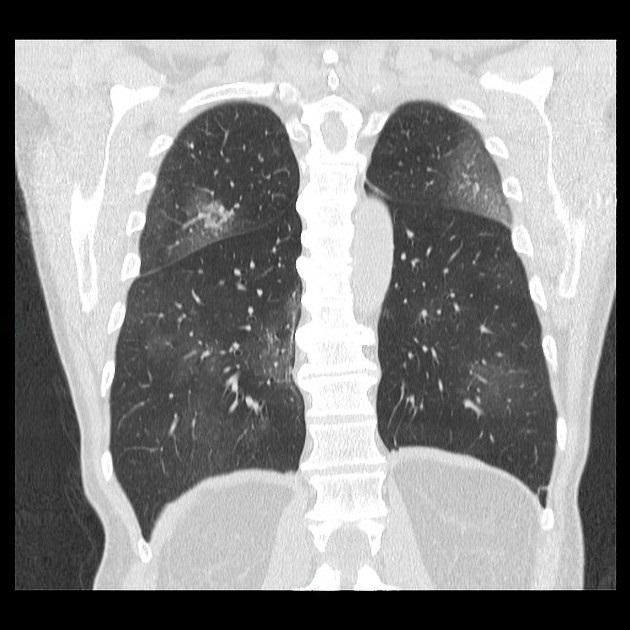
%> input picture Patient008.jpg, 630 x 630 px
$ octave --eval "main;"   (GNU Octave 9; MATLAB toolbox functions it lacks are replaced by stand-ins)
%> lines starting %> are read from the running program, lines starting %| are printed output that depends on the picture; in (x1, y1, x2, y2) boxes, pixels count from 0 and x2, y2 are one past the last pixel; in counts of white or black regions, pixels touching at a corner belong together; the program's own positions count from 1
### trimborder.m
function[outImage] = trimborder (I)
% I = imread('Patient008.jpg');
% I = rgb2gray(I);

Isize = size(I);

threshold = graythresh(I);
IBinary = imbinarize(I, threshold);

% imshow(I)

k = 1;

%this is a very C-style loop, however the properly vectorized method
%escaped me
while IBinary(k, :) == IBinary(k+1,:)
    k = k+1;
end

outImage = I((k+1:Isize(1)), :);        %why does this output to command window???

% imshow(outImage)

end

### createmask.m
function[mask] = createmask(I)

% I = imread('Patient008.jpg');
% I = rgb2gray(I);

I=medfilt2(I);

threshold = graythresh(I);
IBinary = imbinarize(I, threshold);

%imshow(IBinary)

ISmooth = medfilt2(IBinary);        %Using a median filter to smooth the binary image

%imshow(ISmooth)

[~, threshold] = edge(ISmooth, 'sobel');
fudgefactor = 0.2;    %the closer to 1, the fewer lines appear.  The closer to 0, the more
BinaryEdge = edge(ISmooth, 'sobel', threshold * fudgefactor);
% imshow(BinaryEdge)

structure90 = strel('line', 2, 90);     %structure('type', thickness, angle)
structure00 = strel('line', 2, 0);      %structure('type', thickness, angle)

MaskDilate = imdilate(BinaryEdge, [structure90, structure00]);      %dilate using the line structures as guides
% imshow(MaskDilate)

Isize = size(MaskDilate);
TotalSize = Isize(1) * Isize(2);
opened = bwareaopen(MaskDilate, floor(TotalSize/200));      %opening the area, removing any shapes with fewer than size/200 pixels
% imshow(opened)

EdgeFill = imfill(opened, 'holes');       %fill in the holes  in the image
% imshow(EdgeFill)

ClearedEdge = imclearborder(EdgeFill);      %remove any shapes touching the edges of the image.  The lung should be centered so this should never remove the lungs
% imshow(ClearedEdge)

mask = uint8(ClearedEdge);

end

### Lungfilter.m
function[mask,lungonly, blacklesslung,BlackMask, whitelesslung,swellings,binaryswell] = Lungfilter(I)

% I = imread('Patient003.jpg');
% I = rgb2gray(I);

I = trimborder(I);
% imshow(I)

mask = createmask(I);

lungonly = I;
lungonly = I .* mask;
% imshow(lungonly)

histmask = histfilt(lungonly);
% imshow(mat2gray(histmask))

blacklesslung = lungonly .* histmask;
% imshow(blacklesslung)

% smoothblacklung = medfilt2(blacklesslung);

threshold = graythresh(I);
binarylung = imbinarize(blacklesslung,threshold);
% imshowpair(binarylung, blacklesslung, 'montage')
% imshow(binarylung)

structure90 = strel('line', 2, 90);     %structure('type', thickness, angle)
structure00 = strel('line', 2, 0);      %structure('type', thickness, angle)

BlackMask = imdilate(binarylung, [structure90, structure00]);      %dilate using the line structures as guides
% imshow(BlackMask)

whitelesslung = blacklesslung;
whitelesslung = blacklesslung .* uint8(imcomplement(BlackMask));        %use the complement to expressly remove the blood vessels
% imshow(whitelesslung)

% whitesharp = imsharpen(whitelesslung);
% imshowpair(whitelesslung, whitesharp, 'montage')

diamond = strel('diamond', 1);
eroded = imerode(whitelesslung, diamond);
eroded2 = imerode(eroded, diamond);     %erode every shape in the image by 2 pixels, effectively shrinking the noise and removing the border
% imshow(eroded2)

whitefill = imfill(eroded2, 'holes');       %fill the holes
% imshow(whitefill)

reduced = bwareaopen(whitefill, 25);        %remove any shapes smaller than 25 pixels
% imshowpair(whitelesslung, reduced, 'montage')

swellings = whitelesslung;
swellings = whitelesslung .* uint8(reduced);
% imshow(swellings)

binaryswell = imbinarize(swellings);
% imshow(binaryswell)


end

### histfilt.m
function[mask] = histfilt(I)

lunghisteq = histeq(I);
% imshow(lunghisteq)

threshold = graythresh(lunghisteq);
IBinary = imbinarize(lunghisteq, threshold);

mask = uint8(IBinary);
end

### main.m
function[] = main()

I = imread('FinalProject_Code/Patient008.jpg');
%> I is the input picture: size 630x630x3 uint8; mean R, G, B 133.7, 133.7, 133.7
I = rgb2gray(I);
%> I: size 630x630 uint8
% imshow(I)

[mask, lungonly, blacklesslung,BlackMask, whitelesslung,swellings,binaryswell] = Lungfilter(I);
%> in trimborder, `threshold = graythresh(I);`: threshold = 0.529
%> in trimborder, `IBinary = imbinarize(I, threshold);`:
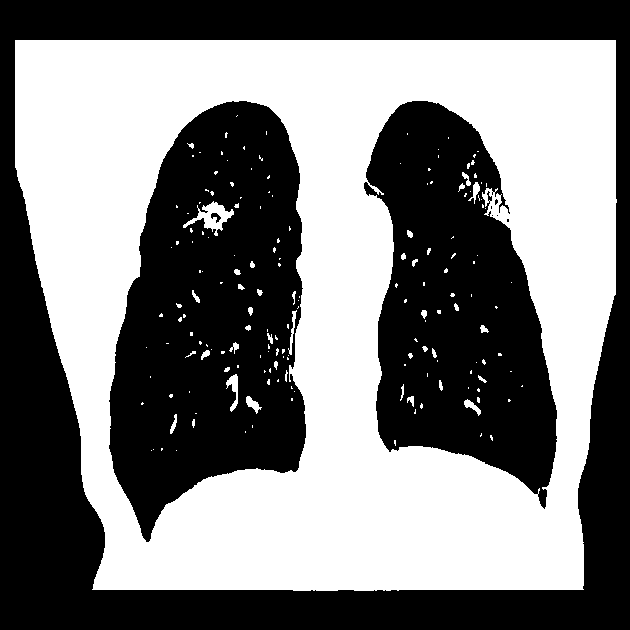
%> IBinary: size 630x630 logical; 48.9% white; 177 white regions (136 under 20 px), largest, box (x1, y1, x2, y2) and area: (15, 40, 617, 591) 190689, (183, 201, 234, 236) 644, (226, 374, 238, 412) 208
%> the loop in trimborder, `while IBinary(k, :) == IBinary(k+1,:)` made 39 passes
%> in trimborder, `outImage = I((k+1:Isize(1)), :);`:
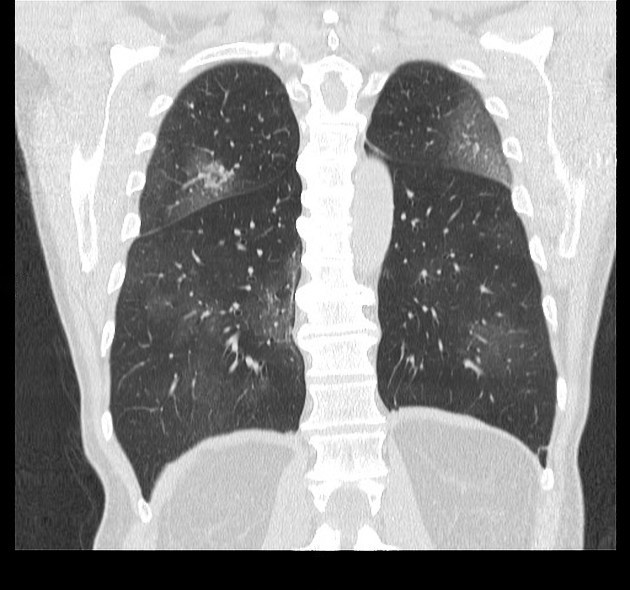
%> outImage: size 590x630 uint8; min 0, max 255, mean 142.7
%> in createmask, `threshold = graythresh(I);`: threshold = 0.545
%> in createmask, `ISmooth = medfilt2(IBinary);`:
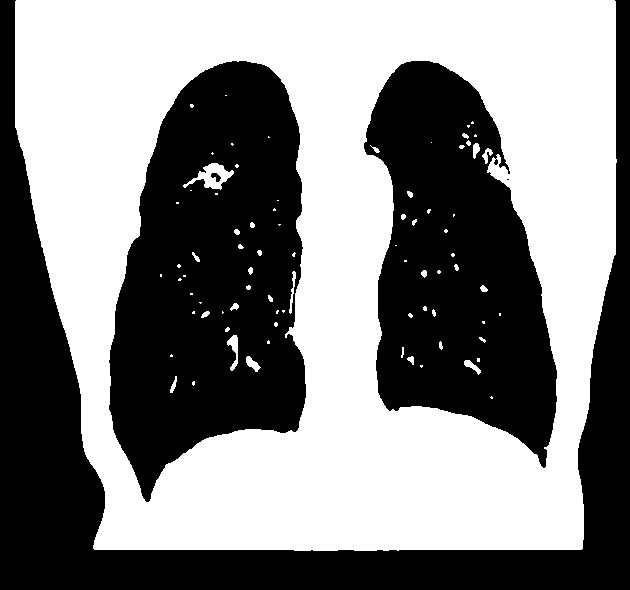
%> ISmooth: size 590x630 logical; 51.8% white; 5 black regions (1 under 20 px), largest, box (x1, y1, x2, y2) and area: (0, 0, 630, 590) 69052, (109, 61, 306, 502) 60436, (364, 61, 557, 468) 49547, (211, 173, 221, 182) 52
%> in createmask, `[~, threshold] = edge(ISmooth, 'sobel');`: threshold = 0.165
%> in histfilt, `lunghisteq = histeq(I);`:
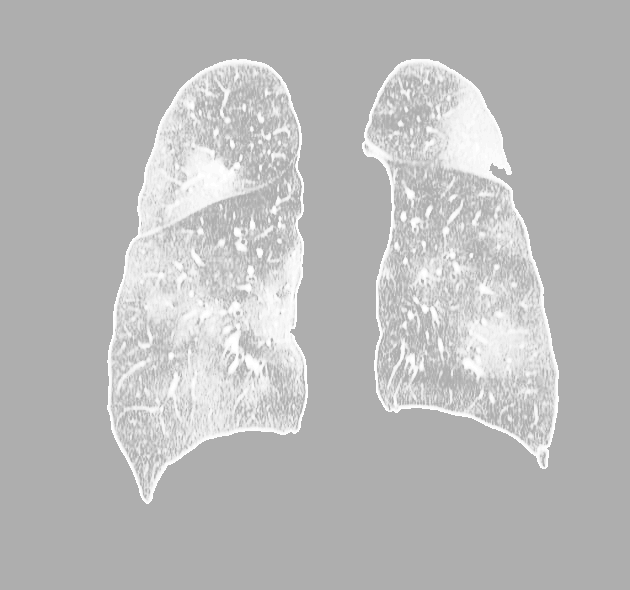
%> lunghisteq: size 590x630 uint8; min 174, max 255, mean 187
%> in histfilt, `threshold = graythresh(lunghisteq);`: threshold = 0.798
%> in histfilt, `IBinary = imbinarize(lunghisteq, threshold);`:
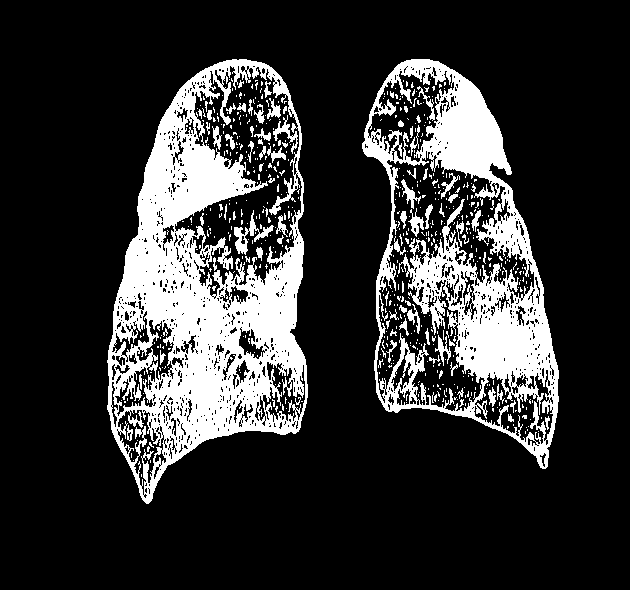
%> IBinary: size 590x630 logical; 19.8% white; 590 white regions (509 under 20 px), largest, box (x1, y1, x2, y2) and area: (107, 59, 308, 504) 40061, (362, 59, 559, 469) 26558, (234, 210, 274, 255) 470
%> in Lungfilter, `blacklesslung = lungonly .* histmask;`:
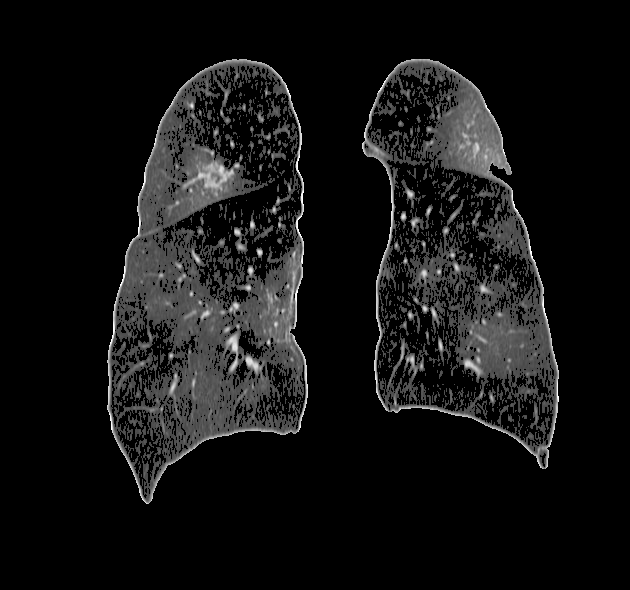
%> blacklesslung: size 590x630 uint8; min 0, max 255, mean 19.1
%> in Lungfilter, `threshold = graythresh(I);`: threshold = 0.545
%> in Lungfilter, `binaryswell = imbinarize(swellings);`:
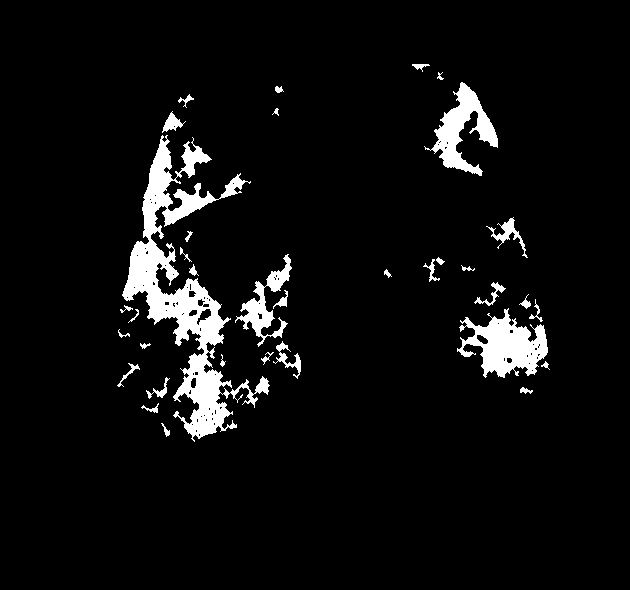
%> binaryswell: size 590x630 logical; 5.6% white; 35 white regions, largest, box (x1, y1, x2, y2) and area: (122, 135, 270, 442) 11191, (457, 308, 548, 378) 3295, (424, 82, 498, 176) 2487

% imshow(mat2gray(binaryswell))

sumlung = sum(sum(mask));
%> sumlung = 116709
sumswell = sum(sum(binaryswell));
%> sumswell = 20892

percentswollen = (sumswell/sumlung)*100;
%> percentswollen = 17.9

disp('Percent of lung swollen due to COVID-19: ');
disp(percentswollen)
%| 17.901


%images used in report
figure()
imshow(I)
title('CT scan of lungs used to identify COVID-19 infections')

figure()
imshow(mat2gray(mask))
title('Mask of lungs used to isolate lungs and count area of lungs')

figure()
imshow(lungonly)
title('Isolated lungs')

figure()
imshow(blacklesslung)
title('Isolated lungs without the background lung, leaving only swellings and blood vessels (and noise)')

figure()
imshow(BlackMask)
title('Mask to isolate the white from a lung')

figure()
imshow(whitelesslung)
title('Isolated lungs without white (blood vessels)')

figure()
imshow(swellings)
title('isolated swellings')

figure()
imshow(binaryswell)
title('Mask to isolate swellings from lung and count area of swellings')
end

$ run again, with Patient003.jpg copied over Patient008.jpg
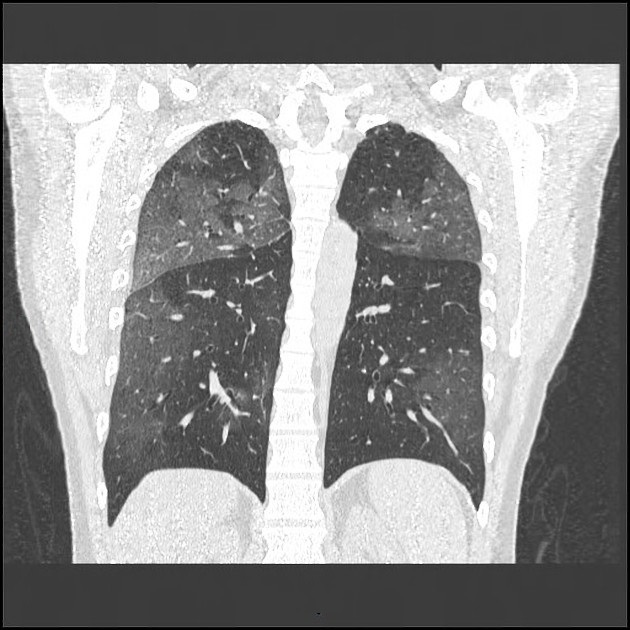
%> input picture Patient003.jpg, 630 x 630 px
%> in main, I is the input picture: size 630x630x3 uint8; mean R, G, B 142.7, 142.7, 142.7
%> in trimborder, `threshold = graythresh(I);`: threshold = 0.596
%> in trimborder, `IBinary = imbinarize(I, threshold);`:
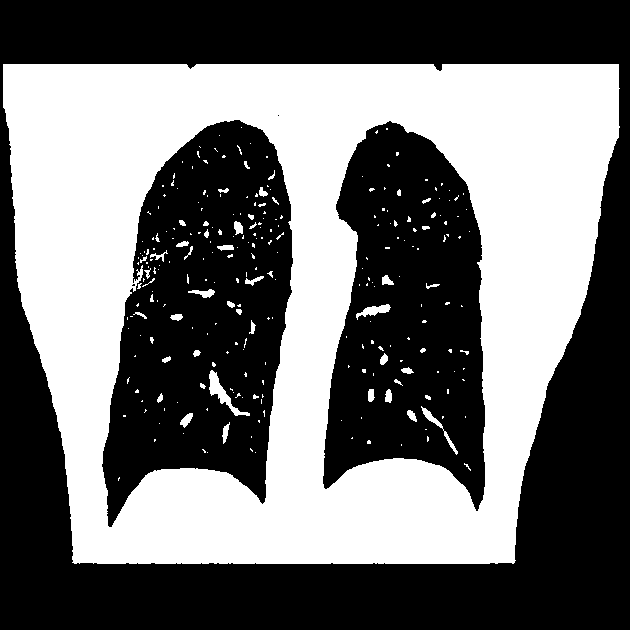
%> IBinary: size 630x630 logical; 43.9% white; 266 white regions (213 under 20 px), largest, box (x1, y1, x2, y2) and area: (3, 64, 620, 564) 169918, (209, 370, 250, 416) 460, (356, 304, 391, 320) 236
%> the loop in trimborder, `while IBinary(k, :) == IBinary(k+1,:)` made 63 passes
%> after the loop in trimborder, `while IBinary(k, :) == IBinary(k+1,:)`: k = 64
%> in createmask, `threshold = graythresh(I);`: threshold = 0.604
%> ISmooth: size 566x630 logical; 48.5% white; 101 white regions (63 under 20 px), largest, box (x1, y1, x2, y2) and area: (3, 0, 619, 500) 169826, (209, 306, 249, 352) 452, (356, 240, 390, 254) 228
%> in createmask, `[~, threshold] = edge(ISmooth, 'sobel');`: threshold = 0.17
%> BinaryEdge: size 566x630 logical; 2.2% white in thin lines or dots, all inside (x1, y1, x2, y2) = (2, 0, 620, 501)
%> MaskDilate: size 566x630 logical; 5.8% white; 100 white regions (5 under 20 px), largest, box (x1, y1, x2, y2) and area: (1, 0, 621, 502) 5746, (100, 54, 295, 465) 4399, (321, 56, 487, 447) 3982
%> EdgeFill: size 566x630 logical; 30.4% white; 3 white regions, box (x1, y1, x2, y2) and area: (100, 54, 295, 465) 55122, (321, 56, 487, 447) 47527, (1, 0, 621, 502) 5746
%> ClearedEdge: size 566x630 logical; 28.8% white; 2 white regions, box (x1, y1, x2, y2) and area: (100, 54, 295, 465) 55122, (321, 56, 487, 447) 47527
%> in histfilt, `threshold = graythresh(lunghisteq);`: threshold = 0.814
%> in Lungfilter, `threshold = graythresh(I);`: threshold = 0.604
%> binarylung: size 566x630 logical; 2.3% white in thin lines or dots, all inside (x1, y1, x2, y2) = (100, 54, 487, 465)
%> BlackMask: size 566x630 logical; 5.2% white; 210 white regions (98 under 20 px), largest, box (x1, y1, x2, y2) and area: (99, 53, 296, 466) 5362, (320, 55, 488, 448) 4491, (208, 305, 251, 353) 646
%> reduced: size 566x630 logical; 6.9% white; 22 white regions, largest, box (x1, y1, x2, y2) and area: (109, 215, 200, 398) 6805, (138, 106, 245, 213) 5896, (359, 92, 479, 197) 5331
%> in Lungfilter, `binaryswell = imbinarize(swellings);`:
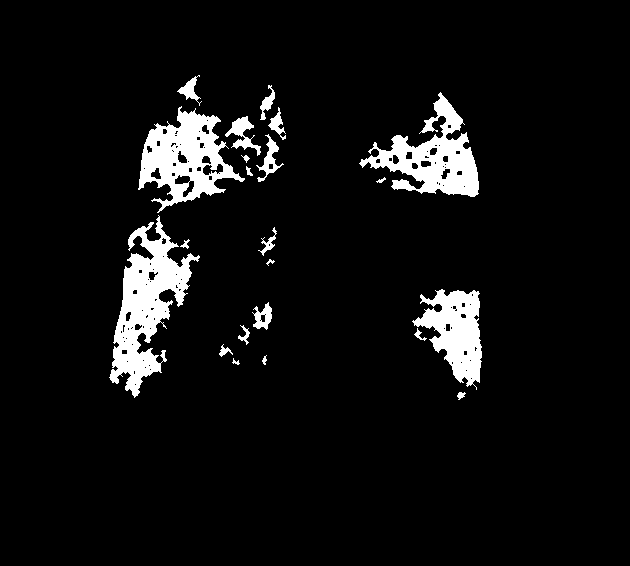
%> binaryswell: size 566x630 logical; 6.4% white; 22 white regions, largest, box (x1, y1, x2, y2) and area: (109, 215, 200, 398) 6567, (138, 106, 245, 213) 5187, (359, 92, 479, 197) 4959
%> sumlung = 102649
%> sumswell = 22973
%> percentswollen = 22.38
%| 22.380

$ run again, with Patient001.jpg copied over Patient008.jpg
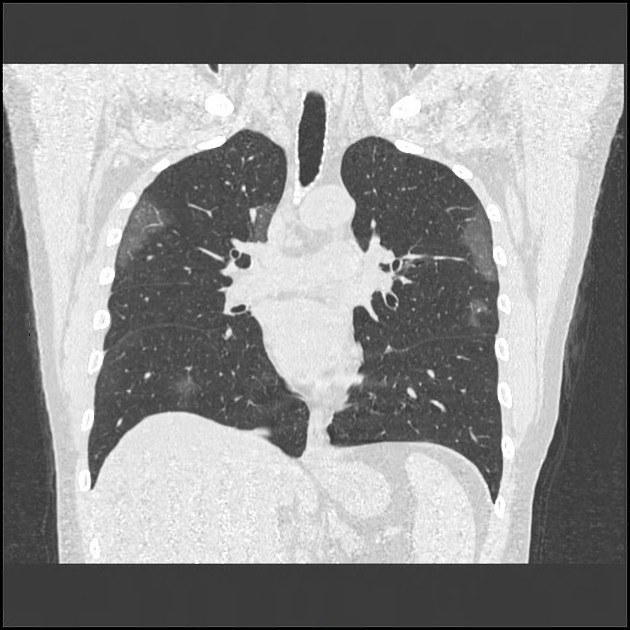
%> input picture Patient001.jpg, 630 x 630 px
%> in main, I is the input picture: size 630x630x3 uint8; mean R, G, B 141.9, 141.9, 141.9
%> in trimborder, `threshold = graythresh(I);`: threshold = 0.573
%> in trimborder, `IBinary = imbinarize(I, threshold);`:
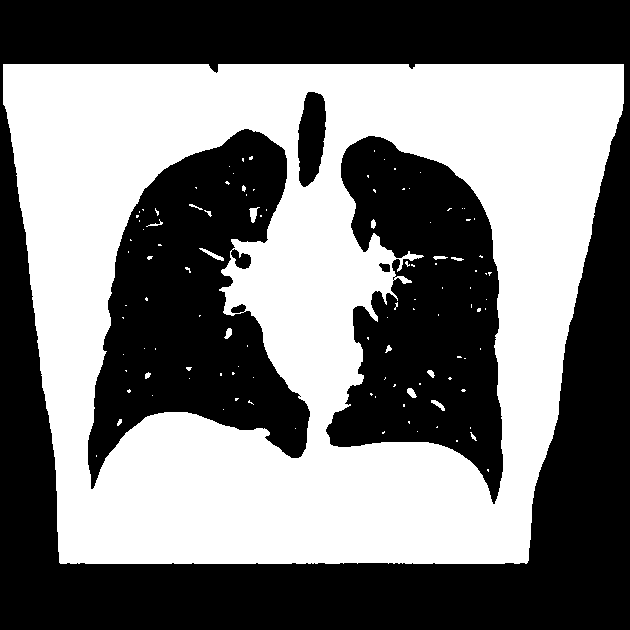
%> IBinary: size 630x630 logical; 46.9% white; 112 white regions (94 under 20 px), largest, box (x1, y1, x2, y2) and area: (3, 64, 624, 564) 185151, (249, 207, 260, 223) 91, (199, 248, 224, 261) 91
%> the loop in trimborder, `while IBinary(k, :) == IBinary(k+1,:)` made 63 passes
%> after the loop in trimborder, `while IBinary(k, :) == IBinary(k+1,:)`: k = 64
%> in createmask, `threshold = graythresh(I);`: threshold = 0.58
%> ISmooth: size 566x630 logical; 52.1% white; 7 black regions, largest, box (x1, y1, x2, y2) and area: (0, 0, 630, 566) 86024, (88, 65, 310, 425) 42856, (326, 72, 503, 439) 39836
%> in createmask, `[~, threshold] = edge(ISmooth, 'sobel');`: threshold = 0.16
%> BinaryEdge: size 566x630 logical; 1.9% white in thin lines or dots, all inside (x1, y1, x2, y2) = (2, 0, 625, 501)
%> MaskDilate: size 566x630 logical; 5.1% white; 41 white regions (1 under 20 px), largest, box (x1, y1, x2, y2) and area: (1, 0, 626, 502) 5852, (324, 70, 505, 440) 4927, (86, 63, 312, 426) 4726
%> EdgeFill: size 566x630 logical; 26.4% white; 3 white regions, box (x1, y1, x2, y2) and area: (86, 63, 312, 426) 45632, (324, 70, 505, 440) 42691, (1, 0, 626, 502) 5852
%> ClearedEdge: size 566x630 logical; 24.8% white; 2 white regions, box (x1, y1, x2, y2) and area: (86, 63, 312, 426) 45632, (324, 70, 505, 440) 42691
%> in histfilt, `threshold = graythresh(lunghisteq);`: threshold = 0.831
%> in Lungfilter, `threshold = graythresh(I);`: threshold = 0.58
%> binarylung: size 566x630 logical; 1.7% white in thin lines or dots, all inside (x1, y1, x2, y2) = (86, 63, 505, 440)
%> BlackMask: size 566x630 logical; 3.9% white; 93 white regions (48 under 20 px), largest, box (x1, y1, x2, y2) and area: (323, 69, 506, 441) 5616, (85, 62, 313, 427) 5568, (198, 183, 225, 198) 169
%> in Lungfilter, `reduced = bwareaopen(whitefill, 25);`:
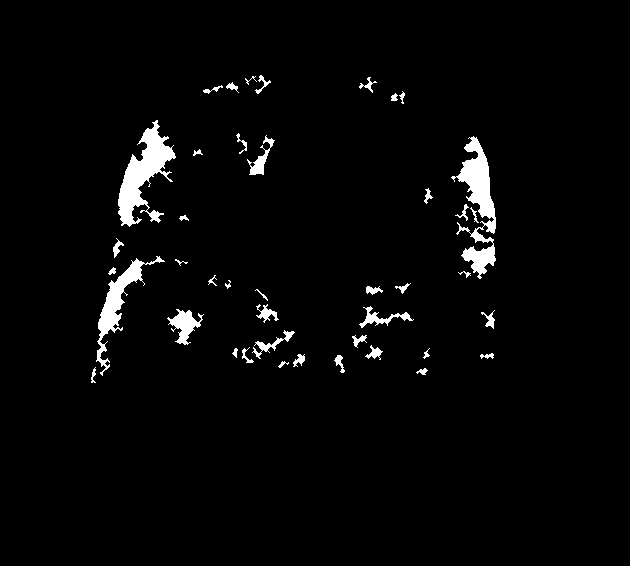
%> reduced: size 566x630 logical; 2.8% white; 42 white regions, largest, box (x1, y1, x2, y2) and area: (118, 120, 176, 227) 2510, (451, 136, 496, 279) 2486, (96, 256, 165, 376) 1514
%> binaryswell: size 566x630 logical; 2.7% white; 42 white regions, largest, box (x1, y1, x2, y2) and area: (451, 136, 496, 279) 2406, (118, 120, 176, 227) 2360, (96, 256, 165, 376) 1504
%> sumlung = 88323
%> sumswell = 9794
%> percentswollen = 11.09
%| 11.089
